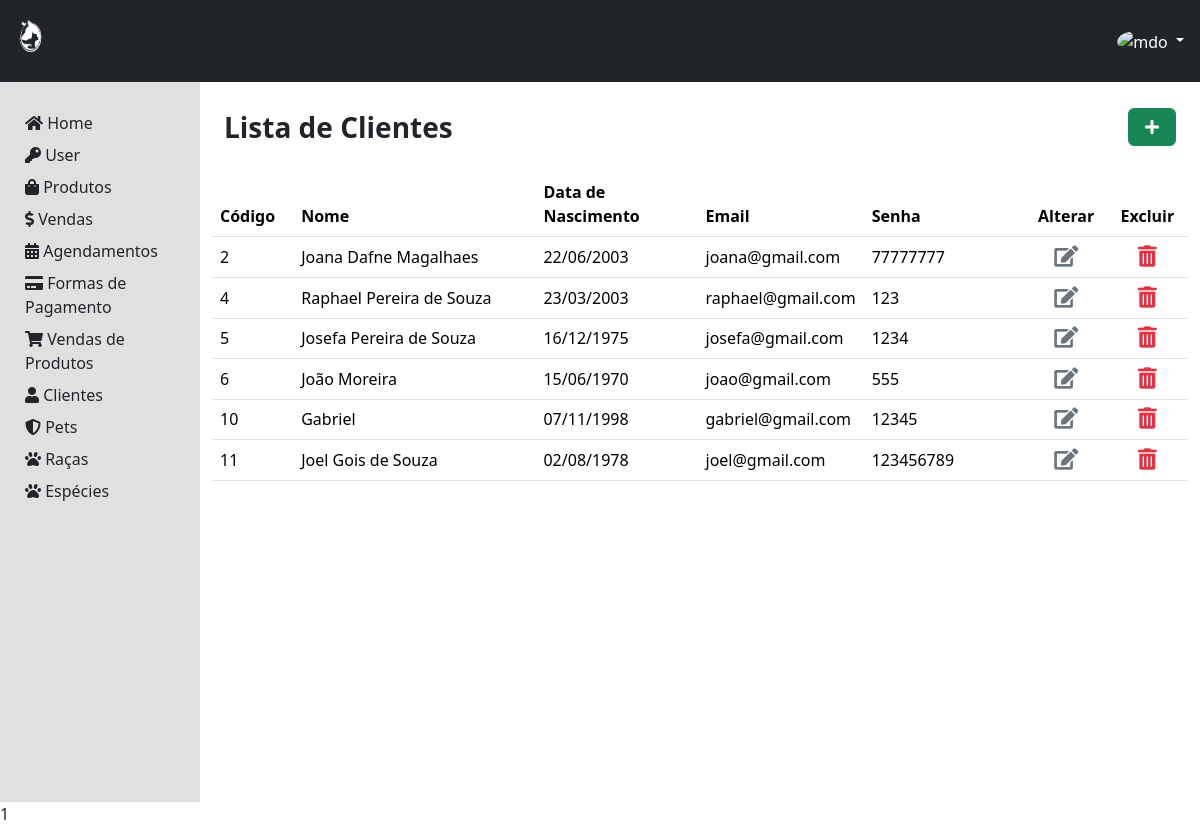
The page /area-admin/clientes/index.php (signed in) on the database its author committed.
### tables this page shows
CREATE TABLE `tbcliente` (
  `codCliente` int(11) NOT NULL,
  `nomeCliente` varchar(100) NOT NULL,
  `cpfCliente` char(14) NOT NULL,
  `dataNascCliente` date NOT NULL,
  `logradCliente` varchar(50) NOT NULL,
  `numLogradCliente` int(11) NOT NULL,
  `cepCliente` varchar(11) NOT NULL,
  `bairroCliente` varchar(100) NOT NULL,
  `cidadeCliente` varchar(100) NOT NULL,
  `complementoCliente` varchar(100) NOT NULL,
  `emailCliente` varchar(100) NOT NULL,
  `passwordCliente` varchar(20) NOT NULL,
  `imgCliente` varchar(50) NOT NULL,
  `tokenCliente` varchar(30) NOT NULL
);

### dao/ClienteDao.php (called while the page is built, shortened)
<?php
    class ClienteDao {
        public static function selectAll () {
            $conexao = Conexao::conectar();
            $query = "SELECT * FROM tbcliente";
            $stmt = $conexao->prepare($query);
            $stmt->execute();
            return $stmt->fetchAll();
        }
    }
?>

### area-admin/clientes/index.php (the view, shortened to what this page needs)
<?php
  require_once '../../dao/clienteDao.php';
  $clientes = ClienteDao::selectAll();
?>
<!DOCTYPE html>
<html lang="pt-br">
<head>
  <link href="https://cdn.jsdelivr.net/npm/bootstrap@5.3.2/dist/css/bootstrap.min.css" rel="stylesheet">
  <link rel="stylesheet" href="https://use.fontawesome.com/releases/v5.3.1/css/all.css">
  <link rel="stylesheet" href="css/style.css">
</head>
<body style="justify-content: center; align-items: center; height: 100vh ">
<?php
    if (isset($_SESSION['codAdm'])) {
        include('./../../componentes/header-adm.php');
    }
  ?>
  <div class="container-fluid" style="height: 90vh">
    <div class="row h-100">
    <?php
      include('./../../componentes/menu-adm.php');
      ?>
      <div class="col-md-10  p-4 borber">
        <div class="row align-items-center mb-4">
          <div class="col fs-3 fw-semibold">
            Lista de Clientes
          </div>
          <div class="col text-end ">
            <a class="btn btn-success px-3" role="button" aria-disabled="true" href="register-clientes.php"><i
                class="fas fa-plus" aria-hidden="true"></i></a>
          </div>
        </div>
        <div class=" row">
          <table class="table table-hover">
            <thead>
              <tr>
                <th class="col-md-1">Código</th>
                <th class="col-md-3">Nome</th>
                <th class="col-md-2">Data de Nascimento</th>
                <th class="col-md-2">Email</th>
                <th class="col-md-2">Senha</th>
                <th class="text-center col-md-1">Alterar</th>
                <th class="text-center col-md-1">Excluir</th>
              </tr>
              <?php foreach($clientes as $cliente) { ?>
              <tr>
                <td><?=$cliente[0]?></td>
                <td><?=$cliente[1]?></td>
                <td><?= date ('d/m/Y', strtotime ($cliente[3])); ?></td>
                <td><?=$cliente[10]?></td>
                <td><?=$cliente[11]?></td>
                <td class="text-center">
                  <form action="process-clientes.php" method="POST">
                    <button type="submit" class="dropdown-item" ><i
                        class="fas fa-edit fa-lg text-secondary"></i>
                    </button>
                  </form>
                </td>
                <td class="text-center ">
                  <a class="dropdown-item" onclick="modalRemover(<?=$cliente[0]?>,'codDeletar')">
                    <i class="fas fa-trash-alt fa-lg text-danger"></i>
                  </a>
                </td>
              <tr>
              <?php } ?>
            </thead>
          </table>
        </div>
      </div>
    </div>
  </div>
  <?= require './../../componentes/modal.php'?>
</body>
</html>

### css/style.css (style rules this page uses)
a { position: relative; text-decoration: none; }

### rows shown on the page
tbcliente: codCliente "2", nomeCliente "Joana Dafne Magalhaes", dataNascCliente "22/06/2003", emailCliente "joana@gmail.com", passwordCliente "77777777"
tbcliente: codCliente "4", nomeCliente "Raphael Pereira de Souza", dataNascCliente "23/03/2003", emailCliente "raphael@gmail.com", passwordCliente "123"
tbcliente: codCliente "5", nomeCliente "Josefa Pereira de Souza", dataNascCliente "16/12/1975", emailCliente "josefa@gmail.com", passwordCliente "1234"
tbcliente: codCliente "6", nomeCliente "João Moreira", dataNascCliente "15/06/1970", emailCliente "joao@gmail.com", passwordCliente "555"
tbcliente: codCliente "10", nomeCliente "Gabriel", dataNascCliente "07/11/1998", emailCliente "gabriel@gmail.com", passwordCliente "12345"
tbcliente: codCliente "11", nomeCliente "Joel Gois de Souza", dataNascCliente "02/08/1978", emailCliente "joel@gmail.com", passwordCliente "123456789"

### other values the page prints
require './../../componentes/modal.php' "1"
